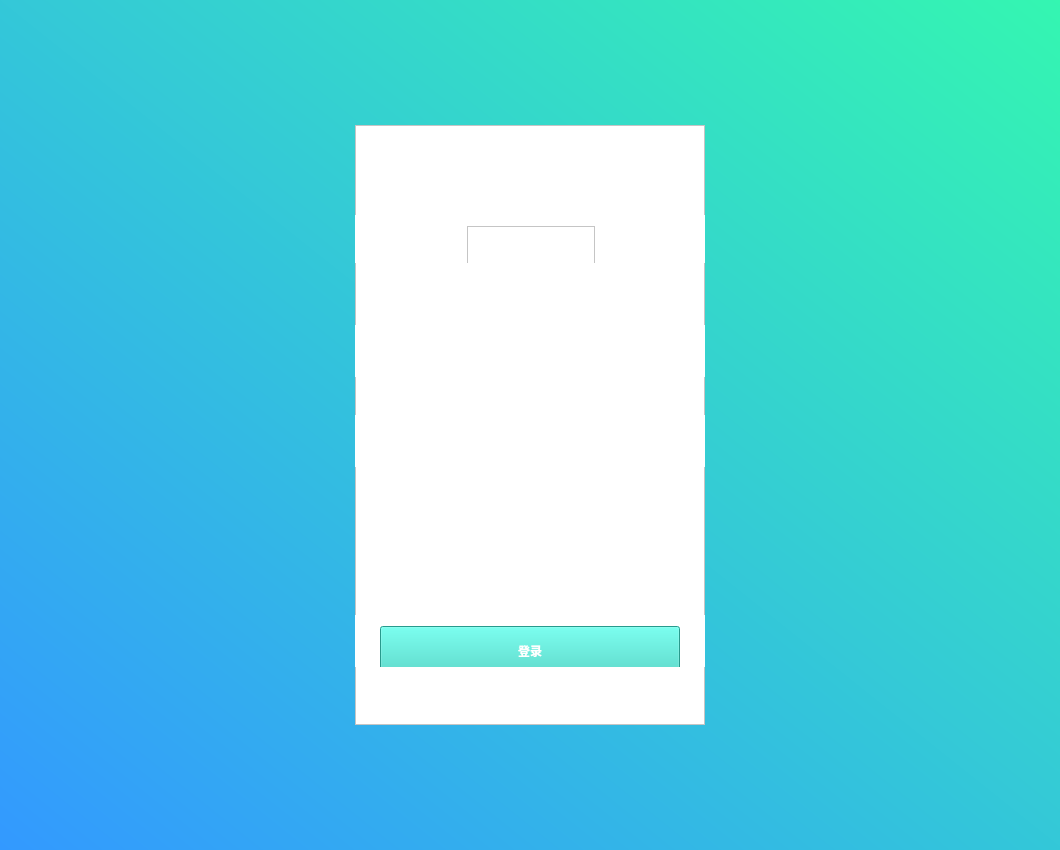
<?xml version="1.0" encoding="UTF-8"?>
<ui version="4.0">
 <class>LibraryClass</class>
 <widget class="QMainWindow" name="LibraryClass"> 
  <property name="enabled">
   <bool>true</bool>
  </property>
  <property name="geometry">
   <rect>
    <x>0</x>
    <y>0</y>
    <width>1060</width>
    <height>850</height>
   </rect>
  </property>
  <property name="minimumSize">
   <size>
    <width>128</width>
    <height>46</height>
   </size>
  </property>
  <property name="windowTitle">
   <string>Library</string>
  </property>
  <property name="styleSheet">
   <string notr="true">background-color: qlineargradient(spread:pad, x1:0, y1:1, x2:1, y2:0, stop:0 rgba(51, 153, 255,1), stop:1 rgba(52, 246, 177,1));</string>
  </property>
  <widget class="QWidget" name="centralWidget">
   <layout class="QVBoxLayout" name="verticalLayout_2">
    <item>
     <layout class="QHBoxLayout" name="horizontalLayout">
      <item>
       <spacer name="horizontalSpacer_2">
        <property name="orientation">
         <enum>Qt::Horizontal</enum>
        </property>
        <property name="sizeHint" stdset="0">
         <size>
          <width>40</width>
          <height>20</height>
         </size>
        </property>
       </spacer>
      </item>
      <item>
       <layout class="QVBoxLayout" name="verticalLayout">
        <item>
         <spacer name="verticalSpacer">
          <property name="orientation">
           <enum>Qt::Vertical</enum>
          </property>
          <property name="sizeHint" stdset="0">
           <size>
            <width>20</width>
            <height>40</height>
           </size>
          </property>
         </spacer>
        </item>
        <item>
         <widget class="QFrame" name="frame">
          <property name="minimumSize">
           <size>
            <width>350</width>
            <height>600</height>
           </size>
          </property>
          <property name="layoutDirection">
           <enum>Qt::LeftToRight</enum>
          </property>
          <property name="styleSheet">
           <string notr="true">background:white;</string>
          </property>
          <property name="frameShape">
           <enum>QFrame::StyledPanel</enum>
          </property>
          <property name="frameShadow">
           <enum>QFrame::Raised</enum>
          </property>
          <widget class="QWidget" name="layoutWidget">
           <property name="geometry">
            <rect>
             <x>0</x>
             <y>200</y>
             <width>351</width>
             <height>52</height>
            </rect>
           </property>
           <layout class="QHBoxLayout" name="horizontalLayout_2">
            <item>
             <spacer name="horizontalSpacer_4">
              <property name="orientation">
               <enum>Qt::Horizontal</enum>
              </property>
              <property name="sizeHint" stdset="0">
               <size>
                <width>40</width>
                <height>20</height>
               </size>
              </property>
             </spacer>
            </item>
            <item>
             <widget class="QLineEdit" name="etUsername">
              <property name="minimumSize">
               <size>
                <width>300</width>
                <height>50</height>
               </size>
              </property>
              <property name="font">
               <font>
                <family>微软雅黑</family>
                <pointsize>10</pointsize>
               </font>
              </property>
              <property name="focusPolicy">
               <enum>Qt::StrongFocus</enum>
              </property>
              <property name="styleSheet">
               <string notr="true">border:2px solid #ccc;
border-top:0px;
border-left:0px;
border-right:0px;
placeholder：&quot;用户名&quot;</string>
              </property>
              <property name="text">
               <string/>
              </property>
              <property name="echoMode">
               <enum>QLineEdit::Normal</enum>
              </property>
             </widget>
            </item>
            <item>
             <spacer name="horizontalSpacer_3">
              <property name="orientation">
               <enum>Qt::Horizontal</enum>
              </property>
              <property name="sizeHint" stdset="0">
               <size>
                <width>40</width>
                <height>20</height>
               </size>
              </property>
             </spacer>
            </item>
           </layout>
          </widget>
          <widget class="QWidget" name="layoutWidget">
           <property name="geometry">
            <rect>
             <x>0</x>
             <y>290</y>
             <width>351</width>
             <height>52</height>
            </rect>
           </property>
           <layout class="QHBoxLayout" name="horizontalLayout_3">
            <item>
             <spacer name="horizontalSpacer_5">
              <property name="orientation">
               <enum>Qt::Horizontal</enum>
              </property>
              <property name="sizeHint" stdset="0">
               <size>
                <width>40</width>
                <height>20</height>
               </size>
              </property>
             </spacer>
            </item>
            <item>
             <widget class="QLineEdit" name="etPassword">
              <property name="minimumSize">
               <size>
                <width>300</width>
                <height>50</height>
               </size>
              </property>
              <property name="font">
               <font>
                <family>微软雅黑</family>
                <pointsize>10</pointsize>
               </font>
              </property>
              <property name="focusPolicy">
               <enum>Qt::StrongFocus</enum>
              </property>
              <property name="contextMenuPolicy">
               <enum>Qt::DefaultContextMenu</enum>
              </property>
              <property name="toolTip">
               <string/>
              </property>
              <property name="toolTipDuration">
               <number>-1</number>
              </property>
              <property name="styleSheet">
               <string notr="true">border:2px solid #ccc;
border-top:0px;
border-left:0px;
border-right:0px;</string>
              </property>
              <property name="text">
               <string/>
              </property>
              <property name="echoMode">
               <enum>QLineEdit::Password</enum>
              </property>
             </widget>
            </item>
            <item>
             <spacer name="horizontalSpacer_6">
              <property name="orientation">
               <enum>Qt::Horizontal</enum>
              </property>
              <property name="sizeHint" stdset="0">
               <size>
                <width>40</width>
                <height>20</height>
               </size>
              </property>
             </spacer>
            </item>
           </layout>
          </widget>
          <widget class="QWidget" name="layoutWidget">
           <property name="geometry">
            <rect>
             <x>0</x>
             <y>90</y>
             <width>351</width>
             <height>48</height>
            </rect>
           </property>
           <layout class="QHBoxLayout" name="horizontalLayout_4">
            <item>
             <spacer name="horizontalSpacer_7">
              <property name="orientation">
               <enum>Qt::Horizontal</enum>
              </property>
              <property name="sizeHint" stdset="0">
               <size>
                <width>40</width>
                <height>20</height>
               </size>
              </property>
             </spacer>
            </item>
            <item>
             <widget class="QFrame" name="frame_2">
              <property name="minimumSize">
               <size>
                <width>128</width>
                <height>46</height>
               </size>
              </property>
              <property name="styleSheet">
               <string notr="true">image: url(:/Library/images/logo.png);</string>
              </property>
              <property name="frameShape">
               <enum>QFrame::StyledPanel</enum>
              </property>
              <property name="frameShadow">
               <enum>QFrame::Raised</enum>
              </property>
             </widget>
            </item>
            <item>
             <spacer name="horizontalSpacer_8">
              <property name="orientation">
               <enum>Qt::Horizontal</enum>
              </property>
              <property name="sizeHint" stdset="0">
               <size>
                <width>40</width>
                <height>20</height>
               </size>
              </property>
             </spacer>
            </item>
           </layout>
          </widget>
          <widget class="QWidget" name="layoutWidget">
           <property name="geometry">
            <rect>
             <x>0</x>
             <y>490</y>
             <width>351</width>
             <height>52</height>
            </rect>
           </property>
           <layout class="QHBoxLayout" name="horizontalLayout_5">
            <item>
             <spacer name="horizontalSpacer_10">
              <property name="orientation">
               <enum>Qt::Horizontal</enum>
              </property>
              <property name="sizeHint" stdset="0">
               <size>
                <width>40</width>
                <height>20</height>
               </size>
              </property>
             </spacer>
            </item>
            <item>
             <widget class="QPushButton" name="btnLogin">
              <property name="minimumSize">
               <size>
                <width>300</width>
                <height>50</height>
               </size>
              </property>
              <property name="font">
               <font>
                <weight>62</weight>
                <bold>true</bold>
               </font>
              </property>
              <property name="styleSheet">
               <string notr="true">background-color: rgb(56, 216, 198);
border：none;
color:white;
font-weight:500;
</string>
              </property>
              <property name="text">
               <string>登录</string>
              </property>
             </widget>
            </item>
            <item>
             <spacer name="horizontalSpacer_9">
              <property name="orientation">
               <enum>Qt::Horizontal</enum>
              </property>
              <property name="sizeHint" stdset="0">
               <size>
                <width>40</width>
                <height>20</height>
               </size>
              </property>
             </spacer>
            </item>
           </layout>
          </widget>
         </widget>
        </item>
        <item>
         <spacer name="verticalSpacer_2">
          <property name="orientation">
           <enum>Qt::Vertical</enum>
          </property>
          <property name="sizeHint" stdset="0">
           <size>
            <width>20</width>
            <height>40</height>
           </size>
          </property>
         </spacer>
        </item>
       </layout>
      </item>
      <item>
       <spacer name="horizontalSpacer">
        <property name="orientation">
         <enum>Qt::Horizontal</enum>
        </property>
        <property name="sizeHint" stdset="0">
         <size>
          <width>40</width>
          <height>20</height>
         </size>
        </property>
       </spacer>
      </item>
     </layout>
    </item>
   </layout>
   <zorder></zorder>
  </widget>
 </widget>
 <layoutdefault spacing="6" margin="11"/>
 <resources>
  <include location="library.qrc"/>
 </resources>
 <connections/>
</ui>
